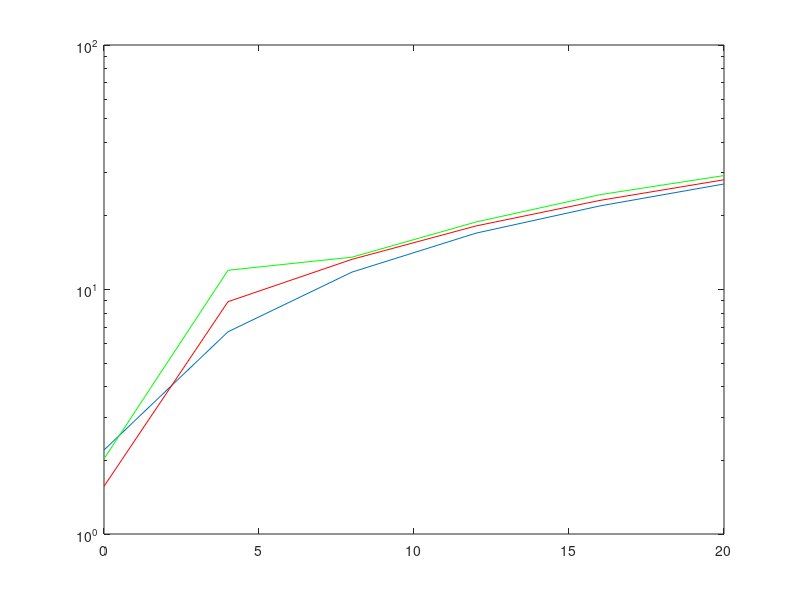

The MATLAB script that drew this image:
clc;clear all;close all

M=1:5:30;
% load BELR
for jj=1:length(M)
    
    for kk=1:3
  
      BELR=kk.*rand(1,M(jj))./M(jj);
Ei=BELR;
Exlegacy=sum(1./(1-Ei));
ExD(jj,kk)=M(jj)./(1-max(Ei));


% G(jj,kk)=(Exlegacy-ExD)./Exlegacy;
    end
%    tim(jj)=mean(ExD);
 
end
figure
semilogy(0:4:20,ExD(:,1))
hold on
semilogy(0:4:20,ExD(:,2),'r') 
hold on
semilogy(0:4:20,ExD(:,3),'g')


